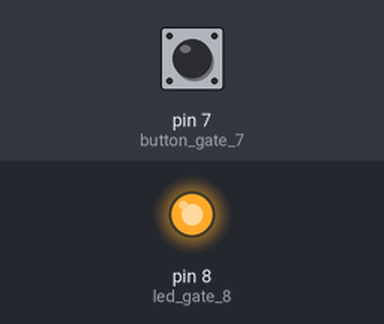
The sketch below on a simulated Arduino Uno, built with avr-gcc and run on an emulated ATmega328P. Shown: output pins drawn as LEDs (lit = HIGH). The inputs (shaded band) are chosen by the test bench; at power-on: pin 7 (button_gate_7) HIGH.

Above: at 1.2 s.
1.3 s: pin 7 (button_gate_7) pulled LOW for 0.15 s
At 1.37 s:
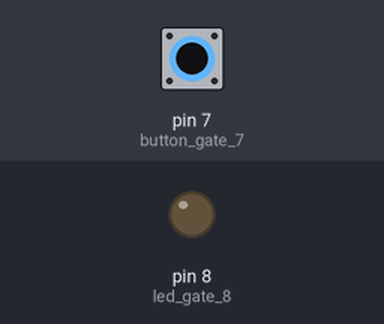
2.9 s: pin 7 (button_gate_7) pulled LOW for 3.2 s
At 7.2 s:
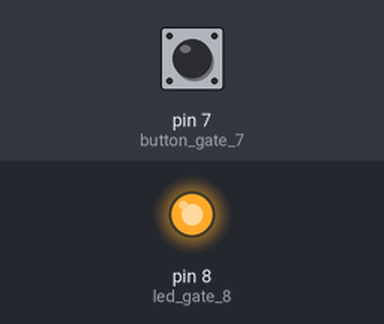
Timing chart, 0 to 8.7 s (numbered marks = the images above; inputs shaded):
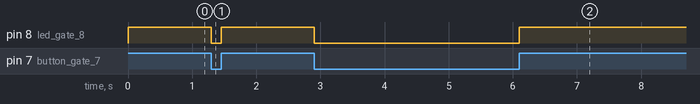

Measured:
- after the input at 1.3 s, pin 8 (led_gate_8): HIGH → LOW at once, → HIGH 0.15 s later
- after the input at 2.9 s, pin 8 (led_gate_8): HIGH → LOW at once, → HIGH 3.2 s later

The sketch:

Program_1.ino
```cpp
int switchState = 0;

void setup() {
   pinMode(8, OUTPUT); //led gate 8//
   pinMode(7, INPUT); //button gate 7//
 }

void loop() {
   switchState = digitalRead(7); //check the tension in pin 7//
   if (switchState == LOW) { //if button unpressed//
      digitalWrite(8, LOW); //no light//
   }
   else {
      digitalWrite(8, HIGH); //light//
   }
 }
 //he LED will light up when the button is pressed//
```
